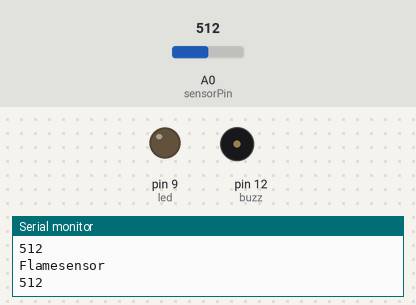
Recording of a sketch running on a simulated Arduino Uno, built with avr-gcc and run on an emulated ATmega328P. Parts: output pins drawn as LEDs (lit = HIGH), buzzer (waves = sounding, pin HIGH), the last lines printed to the serial monitor. Dashed ring = blinking. The test bench sets the inputs (shaded band); at power-on: A0 (sensorPin) = 512.

Above: at 1.3 s.
1.4 s: A0 (sensorPin) set to 106
2.9 s: A0 (sensorPin) set to 90
At 3.7 s:
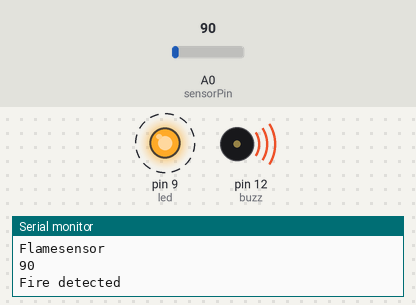
6.0 s: A0 (sensorPin) set to 110
At 6.7 s:
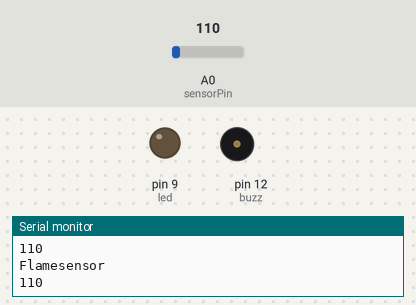
Timing chart, 0 to 9.0 s (numbered marks = the images above; inputs shaded):
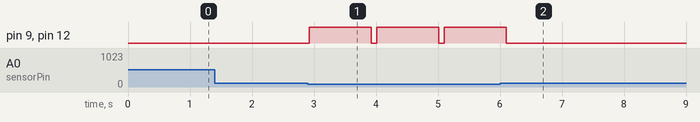

The sketch:

Fire_Detection.ino
```cpp
#include<SoftwareSerial.h>

int sensorPin = A0;
int senVal = 0;
int led = 9;
int buzz =12;

void setup() {
  // put your setup code here, to run once:
  pinMode( led, OUTPUT);
  pinMode( buzz,OUTPUT);
  Serial.begin(9600);
}

void loop() {
  // put your main code here, to run repeatedly:
  Serial.println("Flamesensor");
  senVal=analogRead(sensorPin);
  Serial.println(senVal);

  if(senVal < 100){
    Serial.println("Fire detected");
    digitalWrite(led,HIGH);
    digitalWrite(buzz,HIGH);
    delay(1000);
  }

  digitalWrite(led,LOW);
  digitalWrite(buzz,LOW);
  delay(senVal);
}
```

Measured:
- the behaviour switches between 100 and 99 on A0 (sensorPin) (found by bisection; images 0 and 1)
- after the input at 2.9 s, pin 9 (led), pin 12 (buzz): alternates HIGH for 1.0 s and LOW for 0.09 s, starting at once
- after the input at 6.0 s, pin 9 (led), pin 12 (buzz): goes on until 6.1 s, then stays LOW
